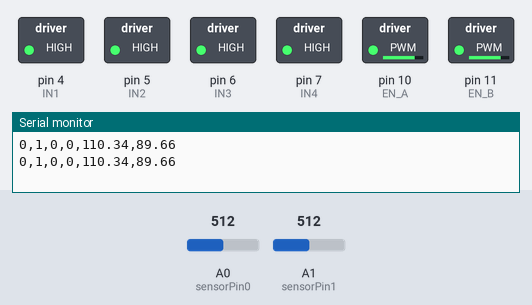
A sketch run on a simulated Arduino Uno, built with avr-gcc and run on an emulated ATmega328P. Shown: switched loads named in the sketch (green lamp = pin HIGH), the last lines printed to the serial monitor. Dashed ring = blinking. The inputs (shaded band) are chosen by the test bench; at power-on: A1 (sensorPin1) = 512, A0 (sensorPin0) = 512.

Above: at 1.7 s.
1.8 s: A1 (sensorPin1) set to 530
5.8 s: A1 (sensorPin1) set to 559
At 7.4 s:
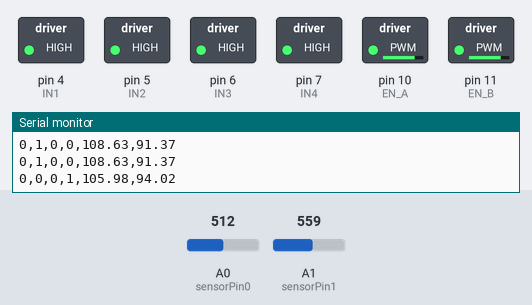
9.8 s: A0 (sensorPin0) set to 406
13.3 s: A0 (sensorPin0) set to 372
At 14.0 s:
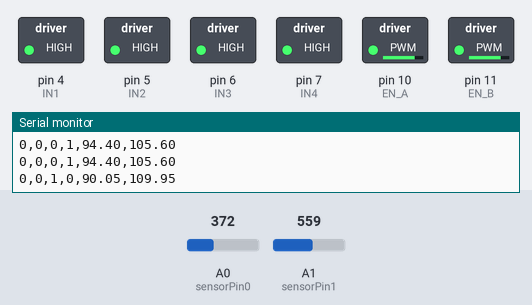
17.3 s: A0 (sensorPin0) set to 511
At 18.6 s:
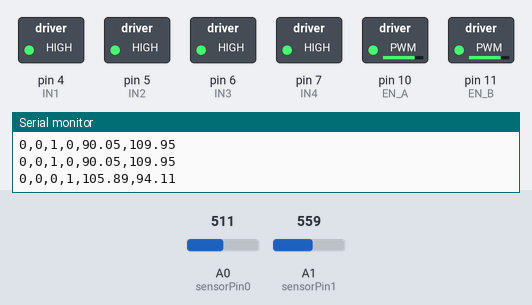
21.3 s: A0 (sensorPin0) set to 306
At 22.6 s:
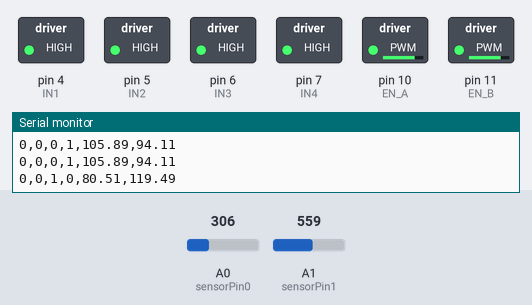
Timing chart, 0 to 26.3 s (numbered marks = the images above; inputs shaded):
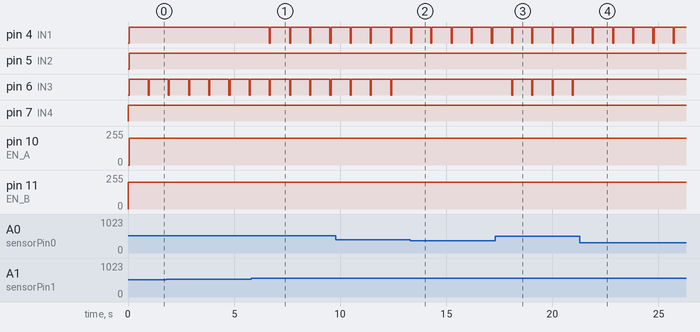

Measured:
- the behaviour switches between 542 and 543 on A1 (sensorPin1) (found by bisection; images 0 and 1)
- the behaviour switches between 391 and 390 on A0 (sensorPin0) (found by bisection; images 1 and 2)
- after the input at 5.8 s, pin 4 (IN1): alternates HIGH for 0.90 s and LOW for 0.05 s, starting after 0.86 s
- after the input at 13.3 s, pin 6 (IN3): stops changing and stays HIGH
- after the input at 17.3 s, pin 6 (IN3): alternates HIGH for 0.90 s and LOW for 0.05 s, starting after 0.78 s
- after the input at 21.3 s, pin 6 (IN3): stops changing and stays HIGH
- by itself, pin 6 (IN3): alternates HIGH for 0.90 s and LOW for 0.05 s

The sketch:

CIPFIS_Elsie01.ino
```cpp
//Programa : Elsie 2019 - tartaruga busca-luz
//Inspirada no trabalho de William Grey Walter
//Autor: Gino Passos

//Definicoes pinos Arduino ligados a entrada da Ponte H
int IN1  = 4;
int IN2  = 5;
int IN3  = 6;
int IN4  = 7;
int EN_A = 10;      //Enable pin for first motor
int EN_B = 11;      //Enable pin for second motor
int motor_speed=200;
int sensorPin0   = A0;  // Pinos dos sensores de luminosidade
int sensorValue0 = 0;
int sensorPin1   = A1;
int sensorValue1 = 0;

void leftTURN();
void rightTURN();
void aheadGO();

void setup()
{
  //Define os pinos como saida
 pinMode(IN1, OUTPUT);
 pinMode(IN2, OUTPUT);
 pinMode(IN3, OUTPUT);
 pinMode(IN4, OUTPUT);
 Serial.begin(9600);
}

void loop()
{
  sensorValue0 = analogRead(sensorPin0);  // "olho" esquerdo
  sensorValue1 = analogRead(sensorPin1);  // "olho" direito

  float fVal0 = 100. * ( (float) sensorValue0 )/1300;
  float fVal1 = 100. * ( (float) sensorValue1 )/1600;

  float lumin;
  int turnLEFT  = 0;
  int turnRIGHT = 0;
  int goAHEAD   = 1;

  lumin = (fVal0 + fVal1)/2;

  fVal0 = 100. * (fVal0/lumin);
  fVal1 = 100. * (fVal1/lumin);

  float aux = fVal0 - fVal1;

  if(aux > 15) {
    turnLEFT = 1; goAHEAD = 0;
  }
  if(aux < -15) {
    turnRIGHT = 1; goAHEAD = 0;
  }

  Serial.print(0);
  Serial.print(",");
  Serial.print(turnLEFT);
  Serial.print(",");
  Serial.print(turnRIGHT);
  Serial.print(",");
  Serial.print(goAHEAD);
  Serial.print(",");
  Serial.print(fVal0);
  Serial.print(",");
  Serial.println(fVal1);

  if (turnLEFT == 1)  leftTURN();
  if (turnRIGHT == 1) rightTURN();
  if (goAHEAD == 1)   aheadGO();

  delay(900);
}


void leftTURN() {
 //Gira o Motor B no sentido anti-horario
 digitalWrite(IN3, LOW);
 digitalWrite(IN4, HIGH);
 analogWrite(EN_B, motor_speed);
 delay(50);

 //PARA os Motores A e B
 digitalWrite(IN1, HIGH);
 digitalWrite(IN2, HIGH);
 digitalWrite(IN3, HIGH);
 digitalWrite(IN4, HIGH);
 analogWrite(EN_A, motor_speed);
 analogWrite(EN_B, motor_speed);
}


void rightTURN() {
 //Gira o Motor A no sentido horario
 digitalWrite(IN1, LOW);
 digitalWrite(IN2, HIGH);
 analogWrite(EN_A, motor_speed);
 delay(50);

 //PARA os Motores A e B
 digitalWrite(IN1, HIGH);
 digitalWrite(IN2, HIGH);
 digitalWrite(IN3, HIGH);
 digitalWrite(IN4, HIGH);
 analogWrite(EN_A, motor_speed);
 analogWrite(EN_B, motor_speed);
}


void aheadGO() {
 //Gira o Motor A no sentido horario
 digitalWrite(IN1, LOW);
 digitalWrite(IN2, HIGH);
 //Gira o Motor B no sentido anti-horario
 digitalWrite(IN3, LOW);
 digitalWrite(IN4, HIGH);
 analogWrite(EN_A, motor_speed);
 analogWrite(EN_B, motor_speed);
 delay(50);

 //PARA os Motores A e B
 digitalWrite(IN1, HIGH);
 digitalWrite(IN2, HIGH);
 digitalWrite(IN3, HIGH);
 digitalWrite(IN4, HIGH);
 analogWrite(EN_A, motor_speed);
 analogWrite(EN_B, motor_speed);
}
```
